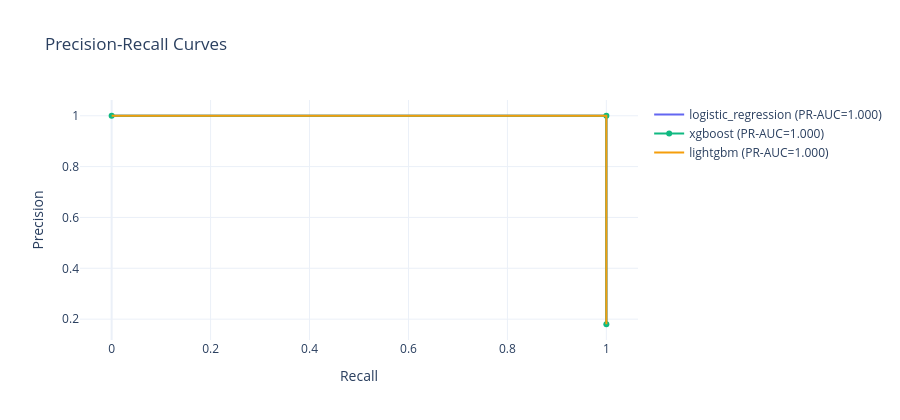
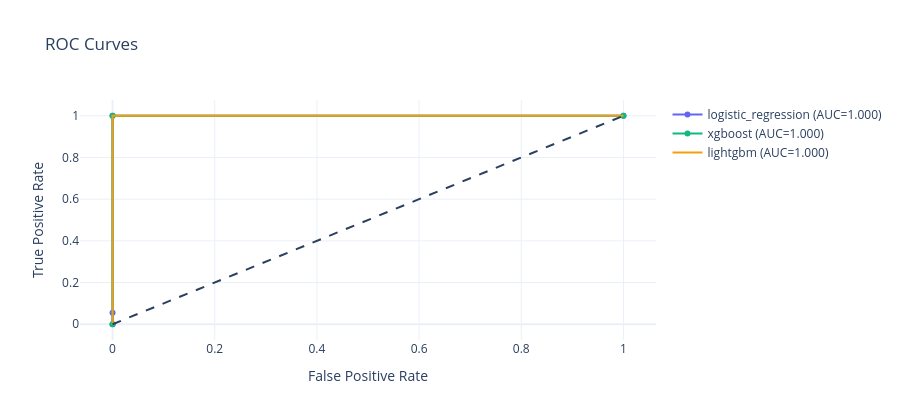

Notebook cell for these charts, in order:
### Code cell
def _plot_evaluation_curves(per_model_data: list) -> None:
    """Plot Precision-Recall and ROC curves for all models on shared figures.

    Parameters
    ----------
    per_model_data : list
        List of dicts with keys: name, y_prob, y_test, roc_auc, pr_auc.
    """
    colors = {"logistic_regression": "#6366F1", "xgboost": "#10B981", "lightgbm": "#F59E0B"}
    pr_fig = go.Figure()
    roc_fig = go.Figure()

    for entry in per_model_data:
        name = entry["name"]
        prec_arr, rec_arr, _ = precision_recall_curve(entry["y_test"], entry["y_prob"])
        pr_fig.add_trace(go.Scatter(
            x=rec_arr, y=prec_arr,
            name=f"{name} (PR-AUC={entry['pr_auc']:.3f})",
            line=dict(color=colors.get(name, "#888"), width=2),
        ))
        fpr_arr, tpr_arr, _ = roc_curve(entry["y_test"], entry["y_prob"])
        roc_fig.add_trace(go.Scatter(
            x=fpr_arr, y=tpr_arr,
            name=f"{name} (AUC={entry['roc_auc']:.3f})",
            line=dict(color=colors.get(name, "#888"), width=2),
        ))

    pr_fig.update_layout(title="Precision-Recall Curves", xaxis_title="Recall",
                         yaxis_title="Precision", template="plotly_white", height=420)
    roc_fig.add_shape(type="line", x0=0, y0=0, x1=1, y1=1, line=dict(dash="dash"))
    roc_fig.update_layout(title="ROC Curves", xaxis_title="False Positive Rate",
                          yaxis_title="True Positive Rate", template="plotly_white", height=420)
    pr_fig.show()
    roc_fig.show()


def _compute_model_metrics(name: str, model, X_test: pd.DataFrame,
                            y_test: pd.Series) -> dict:
    """Compute evaluation metrics for a single model.

    Parameters
    ----------
    name : str
        Model identifier key.
    model : sklearn Pipeline
        Trained model Pipeline.
    X_test : pd.DataFrame
        Test features.
    y_test : pd.Series
        Test labels.

    Returns
    -------
    dict
        Metric dict with roc_auc, pr_auc, f1, precision, recall, train_time_s.
    """
    y_prob = model.predict_proba(X_test)[:, 1]
    y_pred = (y_prob >= 0.5).astype(int)
    return {
        "name": name,
        "y_prob": y_prob,
        "roc_auc": round(roc_auc_score(y_test, y_prob), 4),
        "pr_auc": round(average_precision_score(y_test, y_prob), 4),
        "f1": round(f1_score(y_test, y_pred, zero_division=0), 4),
        "precision": round(precision_score(y_test, y_pred, zero_division=0), 4),
        "recall": round(recall_score(y_test, y_pred, zero_division=0), 4),
        "train_time_s": round(getattr(model, "_train_time", 0), 2),
    }


def evaluate_models(
    models: dict,
    X_test: pd.DataFrame,
    y_test: pd.Series,
) -> pd.DataFrame:
    """Evaluate all models, print a comparison table, and plot PR/ROC curves.

    Identifies the best model by PR-AUC -- the recommended metric for imbalanced
    churn datasets because it penalizes models that miss churning customers.

    Parameters
    ----------
    models : dict
        Dict of trained sklearn Pipeline objects keyed by model name.
    X_test : pd.DataFrame
        Test feature matrix (never resampled).
    y_test : pd.Series
        Test labels.

    Returns
    -------
    pd.DataFrame
        Evaluation results with one row per model, sorted by PR-AUC descending.
    """
    per_model_data = []
    for name, model in models.items():
        metrics = _compute_model_metrics(name, model, X_test, y_test)
        metrics["y_test"] = y_test
        per_model_data.append(metrics)

    _plot_evaluation_curves(per_model_data)

    results = [
        {("model" if k == "name" else k): v
         for k, v in m.items() if k not in ("y_prob", "y_test")}
        for m in per_model_data
    ]
    results_df = pd.DataFrame(results).sort_values("pr_auc", ascending=False)
    print("\nModel Evaluation Results (sorted by PR-AUC):")
    print(results_df.to_string(index=False))
    return results_df


EVAL_RESULTS = evaluate_models(MODELS, X_test, y_test)
BEST_MODEL_NAME = EVAL_RESULTS.iloc[0]["model"]
BEST_MODEL = MODELS[BEST_MODEL_NAME]
print(f"\nBest model by PR-AUC: {BEST_MODEL_NAME}")

### Figure 1 — Plotly figure (JSON) as saved in the notebook; plotly's stock layout.template omitted (floating-point values rounded to 4 significant figures)
{"data": [{"line": {"color": "#6366F1", "width": 2}, "name": "logistic_regression (PR-AUC=1.000)", "type": "scatter", "x": [1, 1, 1, 1, 1, 1, 1, 1, 1, 1, 1, 1, 1, 1, 1, 1, 1, 1, 1, 1, 1, 1, 1, 1, 1, 1, 1, 1, 1, 1, 1, 1, 1, 1, 1, 1, 1, 1, 1, 1, 1, 1, 1, 1, 1, 1, 1, 1, 1, 1, 1, 1, 1, 1, 1, 1, 1, 1, 1, 1, 1, 1, 1, 1, 1, 1, 1, 1, 1, 1, 1, 1, 1, 1, 1, 1, 1, 1, 1, 1, 1, 1, 1, 0.9444, 0.8889, 0.8333, 0.7778, 0.7222, 0.6667, 0.6111, 0.5556, 0.5, 0.4444, 0.3889, 0.3333, 0.2778, 0.2222, 0.1667, 0.1111, 0.05556, 0], "y": [0.18, 0.1818, 0.1837, 0.1856, 0.1875, 0.1895, 0.1915, 0.1935, 0.1957, 0.1978, 0.2, 0.2022, 0.2045, 0.2069, 0.2093, 0.2118, 0.2143, 0.2169, 0.2195, 0.2222, 0.225, 0.2278, 0.2308, 0.2338, 0.2368, 0.24, 0.2432, 0.2466, 0.25, 0.2535, 0.2571, 0.2609, 0.2647, 0.2687, 0.2727, 0.2769, 0.2812, 0.2857, 0.2903, 0.2951, 0.3, 0.3051, 0.3103, 0.3158, 0.3214, 0.3273, 0.3333, 0.3396, 0.3462, 0.3529, 0.36, 0.3673, 0.375, 0.383, 0.3913, 0.4, 0.4091, 0.4186, 0.4286, 0.439, 0.45, 0.4615, 0.4737, 0.4865, 0.5, 0.5143, 0.5294, 0.5455, 0.5625, 0.5806, 0.6, 0.6207, 0.6429, 0.6667, 0.6923, 0.72, 0.75, 0.7826, 0.8182, 0.8571, 0.9, 0.9474, 1, 1, 1, 1, 1, 1, 1, 1, 1, 1, 1, 1, 1, 1, 1, 1, 1, 1, 1]}, {"line": {"color": "#10B981", "width": 2}, "name": "xgboost (PR-AUC=1.000)", "type": "scatter", "x": [1, 1, 0], "y": [0.18, 1, 1]}, {"line": {"color": "#F59E0B", "width": 2}, "name": "lightgbm (PR-AUC=1.000)", "type": "scatter", "x": [1, 1, 1, 1, 1, 1, 1, 1, 1, 1, 1, 1, 1, 1, 1, 1, 1, 1, 1, 1, 1, 1, 1, 1, 1, 1, 1, 1, 1, 1, 1, 1, 1, 1, 1, 1, 1, 1, 1, 1, 1, 1, 1, 1, 1, 1, 1, 1, 1, 1, 1, 1, 1, 1, 1, 0], "y": [0.18, 0.1818, 0.1837, 0.1856, 0.1875, 0.1895, 0.1915, 0.1978, 0.2045, 0.2069, 0.2143, 0.2308, 0.2368, 0.2466, 0.25, 0.2609, 0.2727, 0.2769, 0.2857, 0.2951, 0.3158, 0.3273, 0.3396, 0.3462, 0.3529, 0.36, 0.3673, 0.375, 0.383, 0.3913, 0.4, 0.4186, 0.4286, 0.439, 0.45, 0.4615, 0.4737, 0.5, 0.5143, 0.5294, 0.5455, 0.5625, 0.5806, 0.6, 0.6207, 0.6429, 0.6667, 0.6923, 0.72, 0.7826, 0.8182, 0.8571, 0.9, 0.9474, 1, 1]}], "layout": {"height": 420, "title": {"text": "Precision-Recall Curves"}, "xaxis": {"title": {"text": "Recall"}}, "yaxis": {"title": {"text": "Precision"}}}}

### Figure 2 — Plotly figure (JSON) as saved in the notebook; plotly's stock layout.template omitted (floating-point values rounded to 4 significant figures)
{"data": [{"line": {"color": "#6366F1", "width": 2}, "name": "logistic_regression (AUC=1.000)", "type": "scatter", "x": [0, 0, 0, 1], "y": [0, 0.05556, 1, 1]}, {"line": {"color": "#10B981", "width": 2}, "name": "xgboost (AUC=1.000)", "type": "scatter", "x": [0, 0, 1], "y": [0, 1, 1]}, {"line": {"color": "#F59E0B", "width": 2}, "name": "lightgbm (AUC=1.000)", "type": "scatter", "x": [0, 0, 0.06098, 0.08537, 0.2195, 0.2439, 0.3049, 0.3293, 0.4268, 0.4756, 0.5244, 0.5732, 0.5854, 0.6585, 0.6707, 0.7073, 0.7317, 0.8049, 0.8415, 0.8537, 0.9268, 1], "y": [0, 1, 1, 1, 1, 1, 1, 1, 1, 1, 1, 1, 1, 1, 1, 1, 1, 1, 1, 1, 1, 1]}], "layout": {"height": 420, "shapes": [{"line": {"dash": "dash"}, "type": "line", "x0": 0, "x1": 1, "y0": 0, "y1": 1}], "title": {"text": "ROC Curves"}, "xaxis": {"title": {"text": "False Positive Rate"}}, "yaxis": {"title": {"text": "True Positive Rate"}}}}
